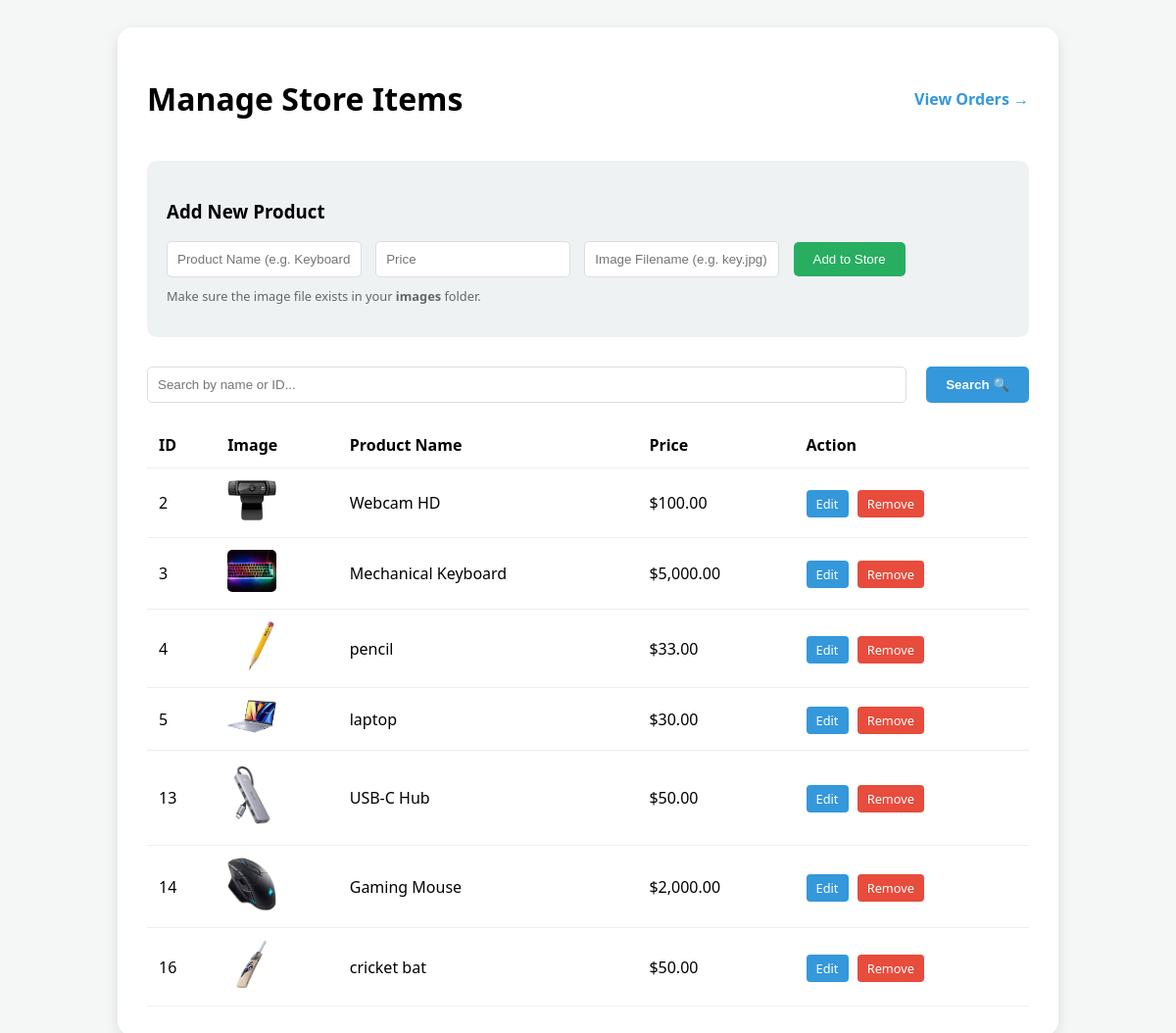
The app's page /admin_products.php (signed in) with its own data.
### tables this page shows
CREATE TABLE `products` (
  `id` int(11) NOT NULL,
  `name` varchar(255) NOT NULL,
  `price` decimal(10,2) NOT NULL,
  `image` varchar(255) NOT NULL
);

### admin_products.php (the view, shortened to what this page needs)
<?php
include 'db.php';
$search = isset($_GET['search']) ? $conn->real_escape_string($_GET['search']) : '';
?>
<!DOCTYPE html>
<html lang="en">
<head>
</head>
<body>
<div class="container">
    <div style="display: flex; justify-content: space-between; align-items: center; margin-bottom: 20px;">
        <h1>Manage Store Items</h1>
        <a href="view_orders.php" style="text-decoration:none; color:#3498db; font-weight: bold;">View Orders →</a>
    </div>
    <div class="form-box">
        <h3>Add New Product</h3>
        <form method="POST">
            <input type="text" name="name" placeholder="Product Name (e.g. Keyboard)" required>
            <input type="number" step="0.01" name="price" placeholder="Price" required>
            <input type="text" name="image_name" placeholder="Image Filename (e.g. key.jpg)" required>
            <button type="submit" name="add_product" class="btn-add">Add to Store</button>
        </form>
        <p style="font-size: 0.8em; color: #666; margin-top: 10px;">Make sure the image file exists in your <strong>images</strong> folder.</p>
    </div>
    <div class="search-container">
        <form method="GET" style="width: 100%; display: flex; gap: 10px;">
            <input type="text" name="search" class="search-input" placeholder="Search by name or ID..."
                   value="<?php echo htmlspecialchars($search); ?>">
            <button type="submit" class="btn-search">Search 🔍</button>
        </form>
    </div>
    <table>
        <thead>
            <tr>
                <th>ID</th>
                <th>Image</th>
                <th>Product Name</th>
                <th>Price</th>
                <th>Action</th>
            </tr>
        </thead>
        <tbody>
            <?php
            if ($search != '') {
                $sql_query = "SELECT * FROM products WHERE name LIKE '%$search%' OR id LIKE '%$search%'";
            } else {
                $sql_query = "SELECT * FROM products";
            }
            $products = $conn->query($sql_query);
            if ($products && $products->num_rows > 0) {
                while($row = $products->fetch_assoc()): ?>
                <tr>
                    <td><?php echo $row['id']; ?></td>
                    <td><img src="images/<?php echo $row['image']; ?>" width="50" style="border-radius:5px;"></td>
                    <td><?php echo $row['name']; ?></td>
                    <td>$<?php echo number_format($row['price'], 2); ?></td>
                    <td>
                        <a href="edit_product.php?id=<?php echo $row['id']; ?>" class="btn-edit">Edit</a>
                        <a href="admin_products.php?delete=<?php echo $row['id']; ?>"
                           class="btn-delete" onclick="return confirm('Are you sure?')">Remove</a>
                    </td>
                </tr>
                <?php endwhile;
            } else {
                echo "<tr><td colspan='5' style='text-align:center;'>No products found matching your search.</td></tr>";
            }
            ?>
        </tbody>
    </table>
</div>
</body>
</html>

### admin_products.php (style rules this page uses)
body { font-family: 'Segoe UI', sans-serif; background: #f4f7f6; padding: 20px; }
.container { max-width: 900px; margin: auto; background: white; padding: 30px; border-radius: 15px; box-shadow: 0 5px 15px rgba(0,0,0,0.1); }
.form-box { background: #eef2f3; padding: 20px; border-radius: 10px; margin-bottom: 30px; }
input { padding: 10px; margin-right: 10px; border: 1px solid #ddd; border-radius: 5px; }
table { width: 100%; border-collapse: collapse; }
th, td { padding: 12px; border-bottom: 1px solid #eee; text-align: left; }
.btn-add { background: #27ae60; color: white; border: none; padding: 10px 20px; border-radius: 5px; cursor: pointer; }
.btn-edit { background: #3498db; color: white; text-decoration: none; padding: 5px 10px; border-radius: 4px; font-size: 0.8em; margin-right: 5px; }
.btn-delete { background: #e74c3c; color: white; text-decoration: none; padding: 5px 10px; border-radius: 4px; font-size: 0.8em; }
.search-container { margin-bottom: 20px; display: flex; gap: 10px; }
.search-input { flex-grow: 1; }
.btn-search { background: #3498db; color: white; border: none; padding: 10px 20px; border-radius: 5px; cursor: pointer; font-weight: bold; }

### records on screen
products: id "2", image (picture), name "Webcam HD", price "100.00"
products: id "3", image (picture), name "Mechanical Keyboard", price "5,000.00"
products: id "4", image (picture), name "pencil", price "33.00"
products: id "5", image (picture), name "laptop", price "30.00"
products: id "13", image (picture), name "USB-C Hub", price "50.00"
products: id "14", image (picture), name "Gaming Mouse", price "2,000.00"
products: id "16", image (picture), name "cricket bat", price "50.00"
